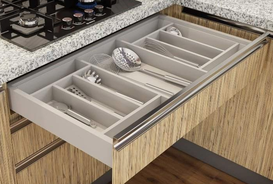
#> input picture kitchen-vocabulary/drawer.png, 273 x 184 px
$ python resize_png-1.py ../kitchen-vocabulary/drawer.png
#> lines starting #> are read from the running program, lines starting #| are printed output that depends on the picture
#!/usr/bin/env python3
"""
resize_png.py - Reduces PNG file size to approximately 150KB and resizes to 4" width
Usage: python resize_png.py <input.png>
"""

import sys
import os
from PIL import Image

def get_file_size_kb(filepath):
    """Get file size in KB"""
    return os.path.getsize(filepath) / 1024

def resize_image(input_path, target_size_kb=150, target_width_inches=4, dpi=96):
    """
    Resize PNG to 4" width (maintaining aspect ratio) and compress to target file size

    Args:
        input_path: Path to input PNG file
        target_size_kb: Target file size in KB (default 150)
        target_width_inches: Target width in inches (default 4)
        dpi: Dots per inch for conversion (default 96 - standard screen DPI)
    """
#> called with input_path = '../kitchen-vocabulary/drawer.png', target_size_kb = 150, target_width_inches = 4, dpi = 96

    if not os.path.exists(input_path):
        print(f"ERROR: File '{input_path}' not found!")
        sys.exit(1)

    if not input_path.lower().endswith('.png'):
        print("ERROR: File must be a PNG image!")
        sys.exit(1)

    # Get original file info
    original_size = get_file_size_kb(input_path)
    print(f"Original file: {input_path}")
    print(f"Original size: {original_size:.2f} KB")

    # Open image
    try:
        img = Image.open(input_path)
#> img is the input picture: PIL image 273x184 RGBA; mean R, G, B, A 146.1, 131.4, 114.1, 255
        original_width, original_height = img.size
#> original_width = 273; original_height = 184
        print(f"Original dimensions: {original_width}x{original_height} pixels")
#| Original dimensions: 273x184 pixels
    except Exception as e:
        print(f"ERROR: Could not open image: {e}")
        sys.exit(1)

    # Calculate target width in pixels (4 inches at given DPI)
    target_width_pixels = int(target_width_inches * dpi)

    # Calculate target height maintaining aspect ratio
    aspect_ratio = original_height / original_width
#> aspect_ratio = 0.674
    target_height_pixels = int(target_width_pixels * aspect_ratio)
#> target_height_pixels = 258

    print(f"\nTarget dimensions for {target_width_inches}\" width at {dpi} DPI:")
    print(f"  {target_width_pixels}x{target_height_pixels} pixels")
#|   384x258 pixels

    # Create output filename
    base_name = os.path.splitext(input_path)[0]
    output_path = f"{base_name}_resized.png"

    # Resize to target dimensions
    print(f"\nResizing to {target_width_pixels}x{target_height_pixels}...")
#> (printed output is left out)
    resized_img = img.resize((target_width_pixels, target_height_pixels), Image.Resampling.LANCZOS)
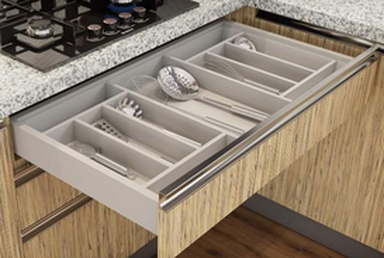
#> resized_img: PIL image 384x258 RGBA; mean R, G, B, A 146.1, 131.4, 114.1, 255

    # Save with optimization
    resized_img.save(output_path, 'PNG', optimize=True)

    result_size = get_file_size_kb(output_path)
    print(f"Initial result size: {result_size:.2f} KB")

    # If file is still too large, we need to reduce quality/dimensions further
    if result_size > target_size_kb * 1.2:
        print(f"\nFile still larger than {target_size_kb} KB, applying additional compression...")

        # Try reducing dimensions slightly while maintaining aspect ratio
        scale_factor = (target_size_kb / result_size) ** 0.5
        adjusted_width = int(target_width_pixels * scale_factor)
        adjusted_height = int(target_height_pixels * scale_factor)
#> adjusted_height = 233

        attempts = 0
        max_attempts = 10

        while attempts < max_attempts and result_size > target_size_kb * 1.1:
            attempts += 1

            print(f"  Attempt {attempts}: Trying {adjusted_width}x{adjusted_height}")

            # Resize from original image for better quality
            resized_img = img.resize((adjusted_width, adjusted_height), Image.Resampling.LANCZOS)
            resized_img.save(output_path, 'PNG', optimize=True)

            result_size = get_file_size_kb(output_path)
            print(f"  Result size: {result_size:.2f} KB")

            if result_size <= target_size_kb * 1.1:
                break

            # Adjust dimensions for next attempt
            scale_factor *= 0.95
            adjusted_width = int(target_width_pixels * scale_factor)
            adjusted_height = int(target_height_pixels * scale_factor)
#> this loop made 1 pass
#> pass 1, in resize_image, `resized_img = img.resize((adjusted_width, adjusted_height), Image.Resa..`:
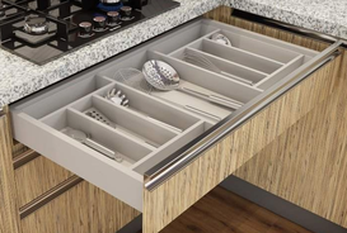
#> resized_img: PIL image 347x233 RGBA; mean R, G, B, A 146.1, 131.4, 114.1, 255
#> after the loop, attempts = 1; scale_factor = 0.906

    # Final report
    final_width, final_height = Image.open(output_path).size
#> final_width = 347; final_height = 233
    final_width_inches = final_width / dpi
#> final_width_inches = 3.61

    print(f"\n{'=' * 60}")
    print(f"✓ Success! Created: {output_path}")
#| ✓ Success! Created: ../kitchen-vocabulary/drawer_resized.png
    print(f"✓ Final size: {result_size:.2f} KB (target: ~{target_size_kb} KB)")
    print(f"✓ Final dimensions: {final_width}x{final_height} pixels")
#| ✓ Final dimensions: 347x233 pixels
    print(f"✓ Final width: {final_width_inches:.2f} inches at {dpi} DPI")
#| ✓ Final width: 3.61 inches at 96 DPI
    print(f"✓ Size reduction: {((original_size - result_size) / original_size * 100):.1f}%")
    print(f"✓ Aspect ratio maintained: {aspect_ratio:.3f}")
#| ✓ Aspect ratio maintained: 0.674
    print(f"{'=' * 60}")

def main():
    if len(sys.argv) != 2:
        print("Usage: python resize_png.py <input.png>")
        print("Example: python resize_png.py photo.png")
        print("\nThis will resize the image to 4 inches wide (~150KB)")
        sys.exit(1)

    input_path = sys.argv[1]

    print("=" * 60)
    print("PNG Resizer - Target: 4\" wide, ~150KB")
    print("=" * 60)

    resize_image(input_path, target_size_kb=150, target_width_inches=4)

if __name__ == "__main__":
    main()
